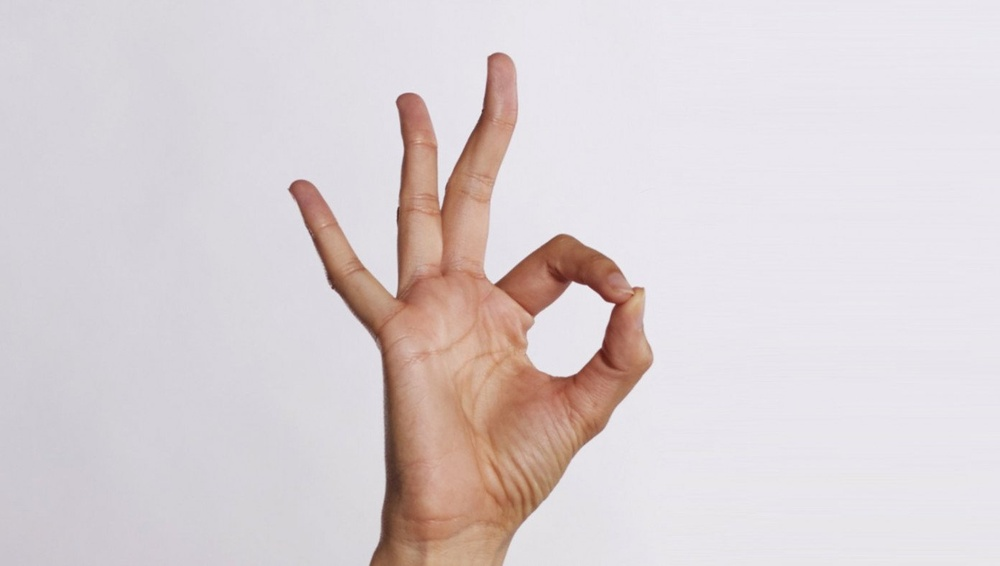
#> input picture hand.jpg, 1000 x 566 px, shrunk from 1392 x 788 before the run, given in place of the camera
$ python Live_Cont.py
#> lines starting #> are read from the running program, lines starting #| are printed output that depends on the picture; after the words box and inside, x2 and y2 are one past the last pixel; in counts of white or black regions, pixels touching at a corner belong together
import cv2
import imutils

cam = cv2.VideoCapture(0)

while True:
    _,frame = cam.read()
#> frame is the input picture: shape (566, 1000, 3); mean B, G, R 211.9, 209.5, 218.6

    gray = cv2.cvtColor(frame, cv2.COLOR_BGR2GRAY)
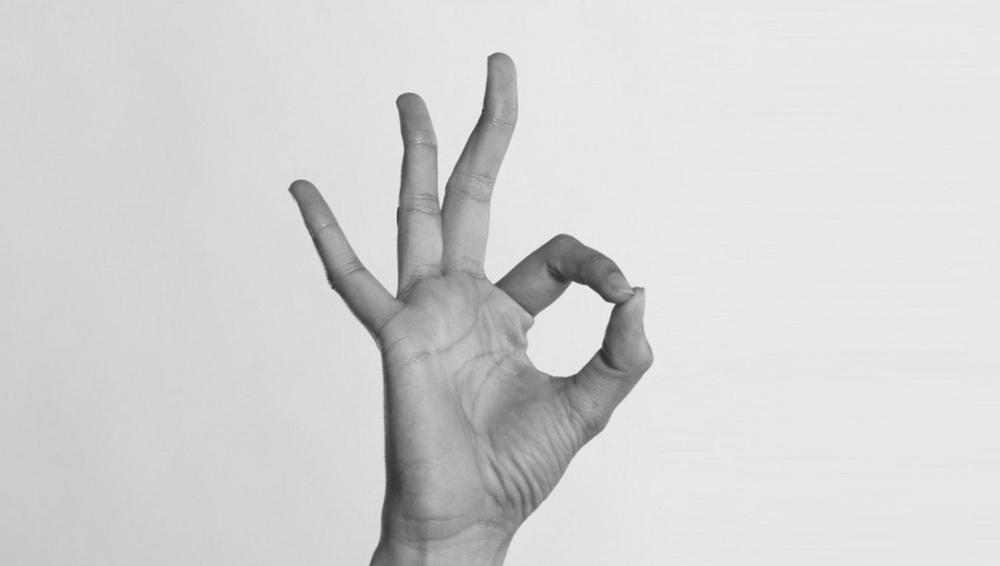
#> gray: shape (566, 1000); min 43, max 239, mean 212.6
    blurred = cv2.GaussianBlur(gray,(5,5),0)
    thresh = cv2.threshold(blurred,60,100, cv2.THRESH_BINARY_INV)[1]
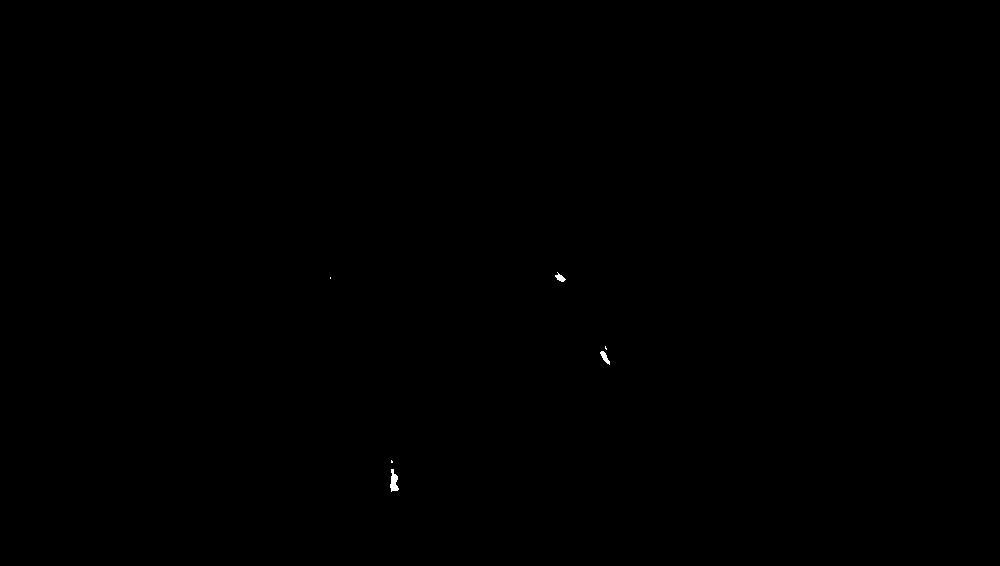
#> thresh: shape (566, 1000); values 0 (black) and 100 (white), 0.04% white; 6 white regions (3 under 20 px)

    cv2.imshow("Threshed",thresh)

    cnts = cv2.findContours(thresh.copy(),cv2.RETR_EXTERNAL,cv2.CHAIN_APPROX_SIMPLE)
#> cnts = 6 contours, 3 with area under 20; largest, box (x1, y1, x2, y2) and area: (390, 469, 399, 492) 99, (600, 351, 610, 365) 48, (555, 272, 566, 282) 40
    cnts = imutils.grab_contours(cnts)  #we have the coordinates of the contours with this command

    for c in cnts:
        if cv2.contourArea(c) > 80:
            cv2.drawContours(frame,[c],-1,(0,255,0),3)
            cv2.imshow("Cont",frame)
#> this loop made 6 passes
#> c on passes 2, 5: [[391, 460], [391, 462], [392, 462], [392, 461]], [[330, 277], [330, 278]]

    key = cv2.waitKey(1) & 0xFF
#> (key q is pressed here)

	# if the 'q' key is pressed, stop the loop
    if key == ord("q"):
        break
cam.release()
cv2.destroyAllWindows()
